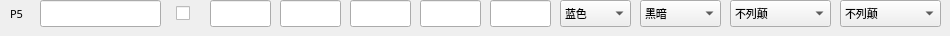
          <widget class="QWidget" name="widget_P5" native="true">
           <property name="sizePolicy">
            <sizepolicy hsizetype="Preferred" vsizetype="Fixed">
             <horstretch>0</horstretch>
             <verstretch>0</verstretch>
            </sizepolicy>
           </property>
           <property name="minimumSize">
            <size>
             <width>0</width>
             <height>30</height>
            </size>
           </property>
           <widget class="QCheckBox" name="check_P5_IsHuman">
            <property name="geometry">
             <rect>
              <x>176</x>
              <y>2</y>
              <width>21</width>
              <height>22</height>
             </rect>
            </property>
            <property name="font">
             <font>
              <family>微软雅黑</family>
              <pointsize>8</pointsize>
             </font>
            </property>
            <property name="text">
             <string/>
            </property>
           </widget>
           <widget class="QComboBox" name="combo_P5_StartAge">
            <property name="geometry">
             <rect>
              <x>640</x>
              <y>0</y>
              <width>81</width>
              <height>27</height>
             </rect>
            </property>
            <property name="font">
             <font>
              <family>微软雅黑</family>
              <pointsize>8</pointsize>
             </font>
            </property>
            <property name="currentIndex">
             <number>0</number>
            </property>
            <item>
             <property name="text">
              <string>黑暗</string>
             </property>
            </item>
            <item>
             <property name="text">
              <string>封建</string>
             </property>
            </item>
            <item>
             <property name="text">
              <string>城堡</string>
             </property>
            </item>
            <item>
             <property name="text">
              <string>帝王</string>
             </property>
            </item>
            <item>
             <property name="text">
              <string>后帝王</string>
             </property>
            </item>
           </widget>
           <widget class="QComboBox" name="combo_P5_Color">
            <property name="geometry">
             <rect>
              <x>560</x>
              <y>0</y>
              <width>71</width>
              <height>27</height>
             </rect>
            </property>
            <property name="font">
             <font>
              <family>微软雅黑</family>
              <pointsize>8</pointsize>
             </font>
            </property>
            <item>
             <property name="text">
              <string>蓝色</string>
             </property>
            </item>
            <item>
             <property name="text">
              <string>红色</string>
             </property>
            </item>
            <item>
             <property name="text">
              <string>绿色</string>
             </property>
            </item>
            <item>
             <property name="text">
              <string>黄色</string>
             </property>
            </item>
            <item>
             <property name="text">
              <string>青色</string>
             </property>
            </item>
            <item>
             <property name="text">
              <string>紫色</string>
             </property>
            </item>
            <item>
             <property name="text">
              <string>灰色</string>
             </property>
            </item>
            <item>
             <property name="text">
              <string>橙色</string>
             </property>
            </item>
           </widget>
           <widget class="QLineEdit" name="edit_P5_Stone">
            <property name="geometry">
             <rect>
              <x>420</x>
              <y>0</y>
              <width>61</width>
              <height>27</height>
             </rect>
            </property>
            <property name="font">
             <font>
              <family>微软雅黑</family>
              <pointsize>8</pointsize>
             </font>
            </property>
            <property name="text">
             <string/>
            </property>
           </widget>
           <widget class="QLineEdit" name="edit_P5_Food">
            <property name="geometry">
             <rect>
              <x>210</x>
              <y>0</y>
              <width>61</width>
              <height>27</height>
             </rect>
            </property>
            <property name="font">
             <font>
              <family>微软雅黑</family>
              <pointsize>8</pointsize>
             </font>
            </property>
            <property name="text">
             <string/>
            </property>
           </widget>
           <widget class="QLineEdit" name="edit_P5_PopLimit">
            <property name="geometry">
             <rect>
              <x>490</x>
              <y>0</y>
              <width>61</width>
              <height>27</height>
             </rect>
            </property>
            <property name="font">
             <font>
              <family>微软雅黑</family>
              <pointsize>8</pointsize>
             </font>
            </property>
            <property name="text">
             <string/>
            </property>
           </widget>
           <widget class="QLineEdit" name="edit_P5_Wood">
            <property name="geometry">
             <rect>
              <x>280</x>
              <y>0</y>
              <width>61</width>
              <height>27</height>
             </rect>
            </property>
            <property name="font">
             <font>
              <family>微软雅黑</family>
              <pointsize>8</pointsize>
             </font>
            </property>
            <property name="text">
             <string/>
            </property>
           </widget>
           <widget class="QLineEdit" name="edit_P5_Name">
            <property name="geometry">
             <rect>
              <x>40</x>
              <y>0</y>
              <width>121</width>
              <height>27</height>
             </rect>
            </property>
            <property name="font">
             <font>
              <family>微软雅黑</family>
              <pointsize>8</pointsize>
             </font>
            </property>
            <property name="text">
             <string/>
            </property>
           </widget>
           <widget class="QLabel" name="label_P5">
            <property name="geometry">
             <rect>
              <x>10</x>
              <y>0</y>
              <width>26</width>
              <height>27</height>
             </rect>
            </property>
            <property name="font">
             <font>
              <family>微软雅黑</family>
              <pointsize>8</pointsize>
             </font>
            </property>
            <property name="text">
             <string>P5</string>
            </property>
           </widget>
           <widget class="QComboBox" name="combo_P5_Civ">
            <property name="geometry">
             <rect>
              <x>730</x>
              <y>0</y>
              <width>101</width>
              <height>27</height>
             </rect>
            </property>
            <property name="font">
             <font>
              <family>微软雅黑</family>
              <pointsize>8</pointsize>
             </font>
            </property>
            <item>
             <property name="text">
              <string>不列颠</string>
             </property>
            </item>
            <item>
             <property name="text">
              <string>法兰克</string>
             </property>
            </item>
            <item>
             <property name="text">
              <string>哥特</string>
             </property>
            </item>
            <item>
             <property name="text">
              <string>条顿</string>
             </property>
            </item>
            <item>
             <property name="text">
              <string>日本</string>
             </property>
            </item>
            <item>
             <property name="text">
              <string>中国</string>
             </property>
            </item>
            <item>
             <property name="text">
              <string>拜占庭</string>
             </property>
            </item>
            <item>
             <property name="text">
              <string>波斯</string>
             </property>
            </item>
            <item>
             <property name="text">
              <string>萨拉森</string>
             </property>
            </item>
            <item>
             <property name="text">
              <string>土耳其</string>
             </property>
            </item>
            <item>
             <property name="text">
              <string>维京</string>
             </property>
            </item>
            <item>
             <property name="text">
              <string>蒙古</string>
             </property>
            </item>
            <item>
             <property name="text">
              <string>凯尔特</string>
             </property>
            </item>
            <item>
             <property name="text">
              <string>西班牙</string>
             </property>
            </item>
            <item>
             <property name="text">
              <string>阿兹特克</string>
             </property>
            </item>
            <item>
             <property name="text">
              <string>玛雅</string>
             </property>
            </item>
            <item>
             <property name="text">
              <string>匈奴</string>
             </property>
            </item>
            <item>
             <property name="text">
              <string>高丽</string>
             </property>
            </item>
            <item>
             <property name="text">
              <string>意大利</string>
             </property>
            </item>
            <item>
             <property name="text">
              <string>印度</string>
             </property>
            </item>
            <item>
             <property name="text">
              <string>印加</string>
             </property>
            </item>
            <item>
             <property name="text">
              <string>马扎尔</string>
             </property>
            </item>
            <item>
             <property name="text">
              <string>斯拉夫</string>
             </property>
            </item>
            <item>
             <property name="text">
              <string>葡萄牙</string>
             </property>
            </item>
            <item>
             <property name="text">
              <string>埃塞俄比亚</string>
             </property>
            </item>
            <item>
             <property name="text">
              <string>马里</string>
             </property>
            </item>
            <item>
             <property name="text">
              <string>柏柏尔</string>
             </property>
            </item>
            <item>
             <property name="text">
              <string>高棉</string>
             </property>
            </item>
            <item>
             <property name="text">
              <string>马来</string>
             </property>
            </item>
            <item>
             <property name="text">
              <string>缅甸</string>
             </property>
            </item>
            <item>
             <property name="text">
              <string>越南</string>
             </property>
            </item>
            <item>
             <property name="text">
              <string>保加利亚</string>
             </property>
            </item>
            <item>
             <property name="text">
              <string>鞑靼</string>
             </property>
            </item>
            <item>
             <property name="text">
              <string>库曼</string>
             </property>
            </item>
            <item>
             <property name="text">
              <string>立陶宛</string>
             </property>
            </item>
            <item>
             <property name="text">
              <string>勃艮第</string>
             </property>
            </item>
            <item>
             <property name="text">
              <string>西西里</string>
             </property>
            </item>
           </widget>
           <widget class="QLineEdit" name="edit_P5_Gold">
            <property name="geometry">
             <rect>
              <x>350</x>
              <y>0</y>
              <width>61</width>
              <height>27</height>
             </rect>
            </property>
            <property name="font">
             <font>
              <family>微软雅黑</family>
              <pointsize>8</pointsize>
             </font>
            </property>
            <property name="text">
             <string/>
            </property>
           </widget>
           <widget class="QComboBox" name="combo_P5_CivGraphic">
            <property name="geometry">
             <rect>
              <x>840</x>
              <y>0</y>
              <width>101</width>
              <height>27</height>
             </rect>
            </property>
            <property name="font">
             <font>
              <family>微软雅黑</family>
              <pointsize>8</pointsize>
             </font>
            </property>
            <item>
             <property name="text">
              <string>不列颠</string>
             </property>
            </item>
            <item>
             <property name="text">
              <string>法兰克</string>
             </property>
            </item>
            <item>
             <property name="text">
              <string>哥特</string>
             </property>
            </item>
            <item>
             <property name="text">
              <string>条顿</string>
             </property>
            </item>
            <item>
             <property name="text">
              <string>日本</string>
             </property>
            </item>
            <item>
             <property name="text">
              <string>中国</string>
             </property>
            </item>
            <item>
             <property name="text">
              <string>拜占庭</string>
             </property>
            </item>
            <item>
             <property name="text">
              <string>波斯</string>
             </property>
            </item>
            <item>
             <property name="text">
              <string>萨拉森</string>
             </property>
            </item>
            <item>
             <property name="text">
              <string>土耳其</string>
             </property>
            </item>
            <item>
             <property name="text">
              <string>维京</string>
             </property>
            </item>
            <item>
             <property name="text">
              <string>蒙古</string>
             </property>
            </item>
            <item>
             <property name="text">
              <string>凯尔特</string>
             </property>
            </item>
            <item>
             <property name="text">
              <string>西班牙</string>
             </property>
            </item>
            <item>
             <property name="text">
              <string>阿兹特克</string>
             </property>
            </item>
            <item>
             <property name="text">
              <string>玛雅</string>
             </property>
            </item>
            <item>
             <property name="text">
              <string>匈奴</string>
             </property>
            </item>
            <item>
             <property name="text">
              <string>高丽</string>
             </property>
            </item>
            <item>
             <property name="text">
              <string>意大利</string>
             </property>
            </item>
            <item>
             <property name="text">
              <string>印度</string>
             </property>
            </item>
            <item>
             <property name="text">
              <string>印加</string>
             </property>
            </item>
            <item>
             <property name="text">
              <string>马扎尔</string>
             </property>
            </item>
            <item>
             <property name="text">
              <string>斯拉夫</string>
             </property>
            </item>
            <item>
             <property name="text">
              <string>葡萄牙</string>
             </property>
            </item>
            <item>
             <property name="text">
              <string>埃塞俄比亚</string>
             </property>
            </item>
            <item>
             <property name="text">
              <string>马里</string>
             </property>
            </item>
            <item>
             <property name="text">
              <string>柏柏尔</string>
             </property>
            </item>
            <item>
             <property name="text">
              <string>高棉</string>
             </property>
            </item>
            <item>
             <property name="text">
              <string>马来</string>
             </property>
            </item>
            <item>
             <property name="text">
              <string>缅甸</string>
             </property>
            </item>
            <item>
             <property name="text">
              <string>越南</string>
             </property>
            </item>
            <item>
             <property name="text">
              <string>保加利亚</string>
             </property>
            </item>
            <item>
             <property name="text">
              <string>鞑靼</string>
             </property>
            </item>
            <item>
             <property name="text">
              <string>库曼</string>
             </property>
            </item>
            <item>
             <property name="text">
              <string>立陶宛</string>
             </property>
            </item>
            <item>
             <property name="text">
              <string>勃艮第</string>
             </property>
            </item>
            <item>
             <property name="text">
              <string>西西里</string>
             </property>
            </item>
           </widget>
          </widget>
